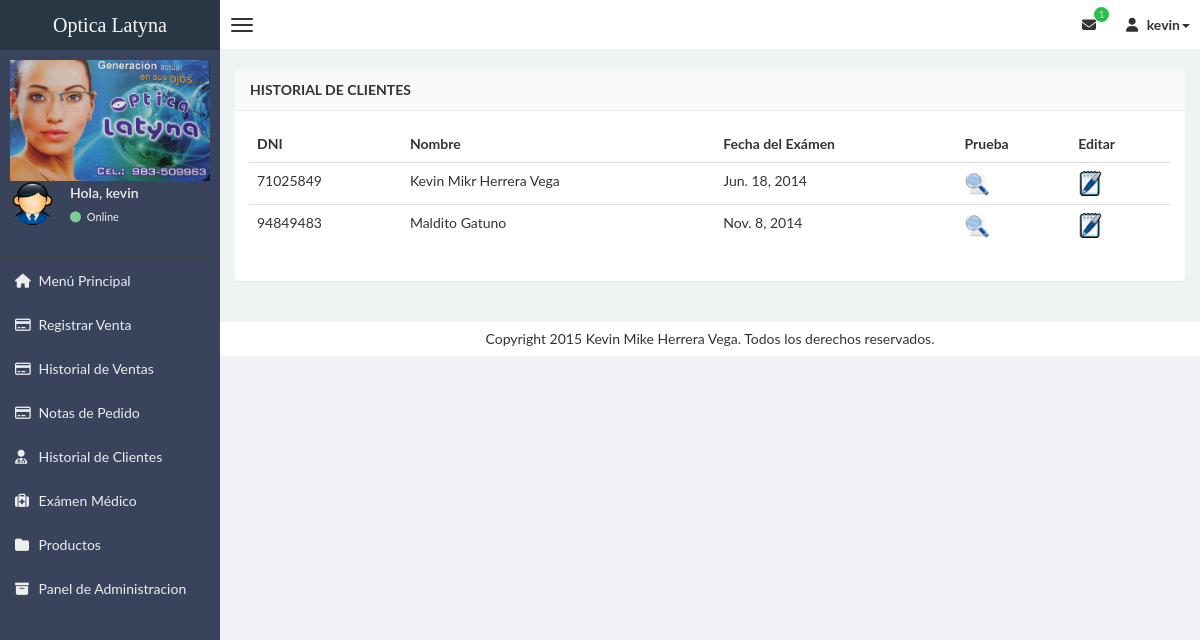
The app's page /cliente/ (signed in) with its own data.
### apps/receta/models.py (models this page shows, shortened)
class Receta(models.Model):
    cliente = models.ForeignKey(Cliente,blank=True, null=True)
    od_esf = models.CharField(max_length=15,blank=True,null=True)
    oi_esf= models.CharField(max_length=15,blank=True,null=True)
    od_cil = models.CharField(max_length=15,blank=True,null=True)
    oi_cil = models.CharField(max_length=15,blank=True,null=True)
    od_eje = models.CharField(max_length=15,blank=True,null=True)
    oi_eje = models.CharField(max_length=15,blank=True,null=True)
    od_dip = models.CharField(max_length=15,blank=True,null=True)
    oi_dip = models.CharField(max_length=15,blank=True,null=True)
    od_avsc = models.CharField(max_length=15,blank=True,null=True)
    oi_avsc = models.CharField(max_length=15,blank=True,null=True)
    od_avcc = models.CharField(max_length=15,blank=True,null=True)
    oi_avcc = models.CharField(max_length=15,blank=True,null=True)
    add = models.CharField(max_length=15,blank=True,null=True)
    patologia = models.CharField(max_length=25,blank=True,null=True)
    lente = models.ForeignKey(Lente,blank=True,null=True)
    complementos = models.ManyToManyField(Aditivos,blank=True,null=True)
    fecha = models.DateField(default=timezone.now())
    imagen = models.ImageField(upload_to = 'recetas/',default = 'recetas/default.jpg',blank=True,null=True)
    class Meta:
        verbose_name = 'Atención Médica'
        verbose_name_plural = 'Historias Clínicas'

### apps/cliente/models.py (models this page shows, shortened)
class Cliente(models.Model):
    dni = models.CharField(primary_key=True, max_length=8)
    nombre = models.CharField(max_length=45)
    apellido = models.CharField(max_length=45)
    direccion = models.TextField(blank=True,null=True)
    telefono = models.CharField(max_length=15, blank=True,null=True )
    email = models.CharField(max_length=30, blank=True,null=True )
    fecha_nacimiento = models.DateField(null=True, blank=True)
    ocupacion = models.CharField(max_length=50, blank=True,null=True )
    foto = models.ImageField(upload_to = 'pic_folder/', default = 'pic_folder/default_user.png',blank=True,null=True)
    def fotografia(self):
        if self.foto:
            return "<a href='%s' target='_blank'><img src='%s' width='100'></a>" %(self.foto.url,self.foto.url)
        else:
            return "<strong>No tiene foto</strong>"
    fotografia.allow_tags = True
    def nombre_completo(self):
        return "%s %s"  %(self.nombre,self.apellido)
    class Meta:
        verbose_name = 'Cliente'
        verbose_name_plural = 'Clientes'

### apps/cliente/views.py (the view)
class Index(LoginRequiredMixin, View):
    template_name = 'clientes/index.html'
    def get(self,request):
        ventas = Venta.objects.all()
        recetas = Receta.objects.all()
        return render(self.request,self.template_name,locals())

### apps/almacen/context_processors.py (called while the page is built)
def stock_minimo(request):
    risk = []
    producto = Producto.objects.all()
    for item in producto:
        if(item.stock_actual <= item.stock_minimo):
            risk.append(item)
    return {'mensaje_productos':risk,'numero_mensaje':risk.__len__()}

### apps/usuarios/views.py (called while the page is built)
    @method_decorator(login_required)
    def dispatch(self, *args, **kwargs):
        return super(LoginRequiredMixin, self).dispatch(*args, **kwargs)

### templates/clientes/index.html (shortened to what this page needs)
{% extends 'base.html' %}
{% block content %}
<div class="row">
    <div class="col-lg-12">
        <section class="panel general">
                <header class="panel-heading">
                    <strong>Historial de Clientes</strong>
                </header>
                <div class="panel-body">
                    <table id="tabla2" class="table table-hover display">
                        <thead>
                            <th>DNI</th>
                            <th>Nombre</th>
                            <th>Fecha del Exámen</th>
                            <th>Prueba</th>
                            <th>Editar</th>
                        </thead>
                        {% load staticfiles %}
                        {% for receta in recetas %}
                        <tr>
                            <td>{{ receta.cliente.dni }}</td>
                            <td>{{ receta.cliente.nombre_completo }}</td>
                            <td>{{ receta.fecha }}</td>
                            <td> <a class="fancybox" rel="group" href="{{ receta.imagen.url }}" title="{{ receta.dni_cliente.nombre_completo }} - {{ receta.fecha }}"><img src="{% static 'images/ver.png' %}" width="25" height="25" data-toggle="tooltip" title="Click para ver el Examen"></a> </td>
                            <td> <a href="{% url 'receta:editar' receta.id %}"><img src="{% static 'images/editar.ico' %}" width="25" height="25" data-toggle="tooltip" title="Editar"></a> </td>
                        </tr>
                        {% endfor %}
                    </table>
                     </div>
            </section>
        </div>
    </div>
{% endblock %}

### templates/base.html (shortened to what this page needs)
{% load staticfiles %}
<!DOCTYPE html>
<html>
<head>
    <link href="{% static 'css/plugins/bootstrap.min.css' %}" rel="stylesheet" type="text/css" />
    <link href="{% static 'css/plugins/bootstrap-theme.css' %}" rel="stylesheet" type="text/css" />
    <link href="{% static 'css/plugins/jquery-ui.css' %}" rel="stylesheet" type="text/css" />
    <link href="{% static 'css/plugins/font-awesome.min.css' %}" rel="stylesheet" type="text/css" />
    <link href="{% static 'css/style.css' %}" rel="stylesheet" type="text/css" />
    <link rel="stylesheet" href="{% static 'css/plugins/chosen.min.css' %}">
    <link rel="stylesheet" href="{% static 'css/plugins/jquery.dataTables.min.css' %}">
    <link rel="stylesheet" href=" {% static 'fancyapps/source/jquery.fancybox.css' %}" type="text/css" media="screen" />
</head>
<body class="skin-black">
    <header class="header">
        <a href="index.html" class="logo">
            Optica Latyna
        </a>
        <nav class="navbar navbar-static-top" role="navigation">
            <a href="#" class="navbar-btn sidebar-toggle" data-toggle="offcanvas" role="button">
                <span class="icon-bar"></span>
                <span class="icon-bar"></span>
                <span class="icon-bar"></span>
            </a>
            <div class="navbar-right">
                <ul class="nav navbar-nav">
                    <li class="dropdown messages-menu">
                        <a href="#" class="dropdown-toggle" data-toggle="dropdown">
                            <i class="fa fa-envelope"></i>
                            <span class="label label-success">{{ numero_mensaje }}</span>
                        </a>
                    </li>
                    <li class="dropdown user user-menu">
                        <a href="#" class="dropdown-toggle" data-toggle="dropdown">
                            <i class="fa fa-user"></i>
                            <span>{{ user.username }}<i class="caret"></i></span>
                        </a>
                    </li>
                </ul>
            </div>
        </nav>
    </header>
    <div class="wrapper row-offcanvas row-offcanvas-left">
        <aside class="left-side sidebar-offcanvas">
                <section class="sidebar">
                    <div class="user-panel">
                        <img src="{% static 'images/logo.jpg' %}"  alt="logo" />
                        <br>
                        <div class="pull-left image">
                            <img src="{% static 'images/default_user.png' %}" class="img-circle" alt="User Image" />
                        </div>
                        <div class="pull-left info">
                            <p>Hola, {{ request.user }}</p>
                            <a href="#"><i class="fa fa-circle text-success"></i> Online</a>
                        </div>
                    </div>
                    <div class="user-panel">
                    </div>
                    <ul class="sidebar-menu">
                        <li >
                            <a href="{% url 'index' %}">
                                <i class="fa fa-home "></i> <span>Menú Principal</span>
                            </a>
                        </li>
                        <li>
                            <a href="{% url 'facturacion:index' %}">
                                <i class="fa fa-credit-card"></i> <span>Registrar Venta</span>
                            </a>
                        </li>
                        <li>
                            <a href="{% url 'facturacion:historial' %}">
                                <i class="fa fa-credit-card"></i> <span>Historial de Ventas</span>
                            </a>
                        </li>
                        <li>
                            <a href="{% url 'facturacion:nota' %}">
                                <i class="fa fa-credit-card"></i> <span>Notas de Pedido</span>
                            </a>
                        </li>
                        <li>
                            <a href="{% url 'cliente:index' %}">
                                <i class="fa fa-user-md"></i> <span>Historial de Clientes</span>
                            </a>
                        </li>
                        <li>
                            <a href="{% url 'receta:index' %}">
                                <i class="fa fa-medkit"></i> <span>Exámen Médico</span>
                            </a>
                        </li>
                        <li>
                            <a href="{% url 'almacen:producto' %}">
                                <i class="fa fa-folder "></i> <span>Productos</span>
                            </a>
                        </li>
                        <li>
                            <a  target="_blank" href="{% url 'admin:index' %}">
                                <i class="fa fa-archive"></i> <span>Panel de Administracion</span>
                            </a>
                        </li>
                    </ul>
                </section>
            </aside>
        <aside class="right-side">
        <section class="content">
            {% block content %}
            {% endblock %}
        </section>
        <div class="footer-main">
            Copyright 2015 Kevin Mike Herrera Vega. Todos los derechos reservados.
        </div>
    </aside>
    </div>
</body>
</html>

### records on screen
Receta: cliente.dni "71025849", cliente.nombre_completo "Kevin Mikr Herrera Vega", fecha "Jun. 18, 2014"
Receta: cliente.dni "94849483", cliente.nombre_completo "Maldito Gatuno", fecha "Nov. 8, 2014"

### other values on screen
{{ numero_mensaje }} "1"
{{ user.username }} "kevin"
{{ request.user }} "kevin"
